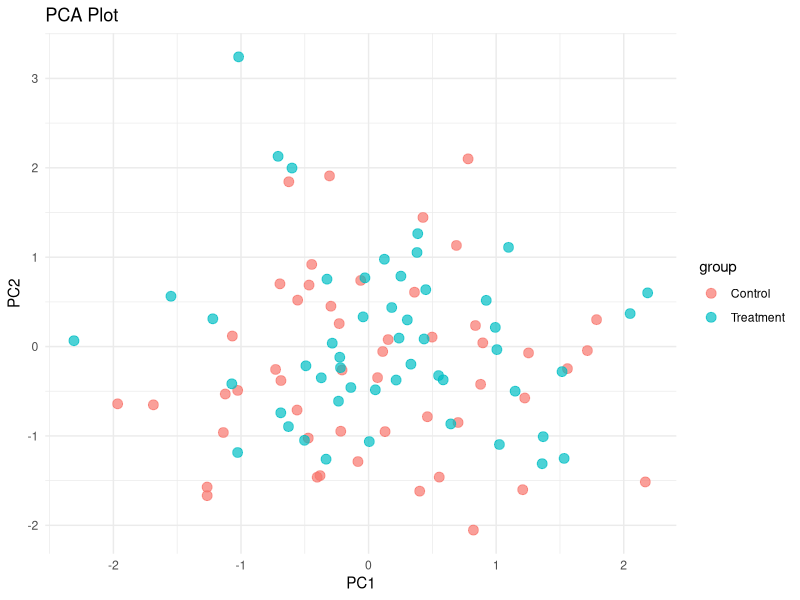
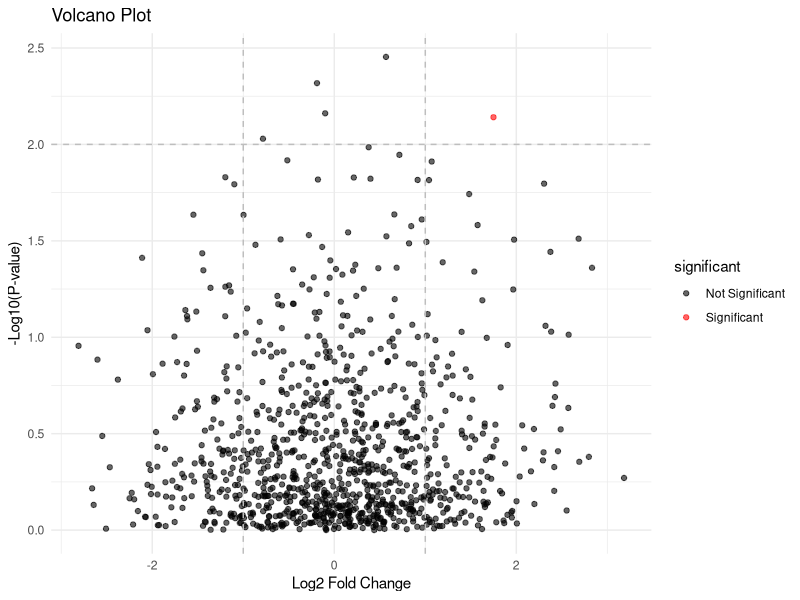
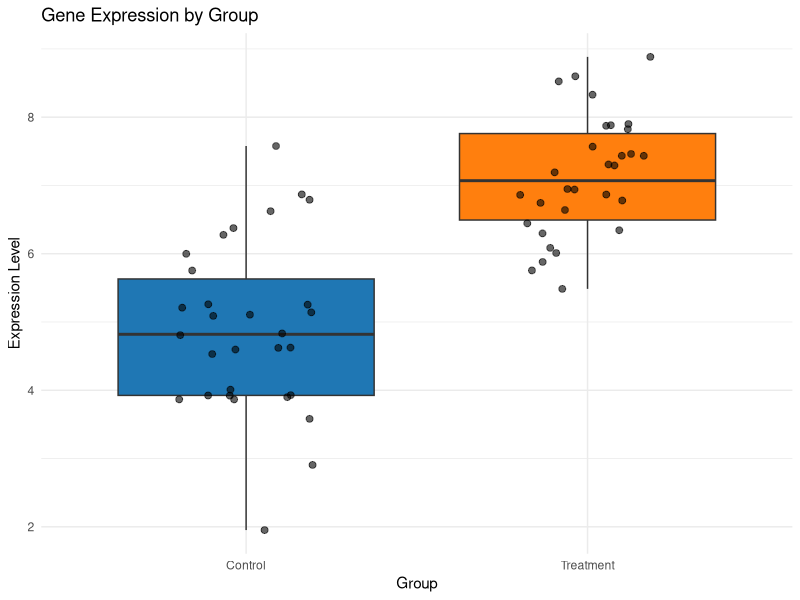
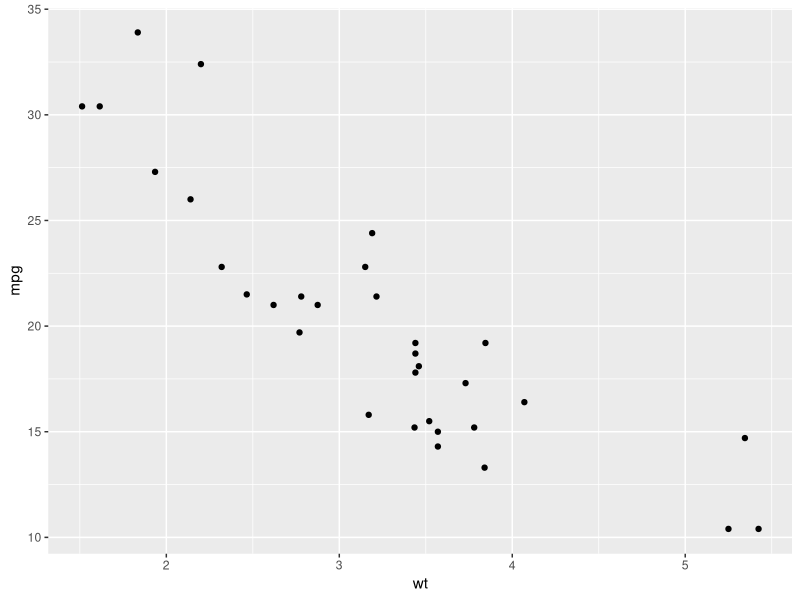
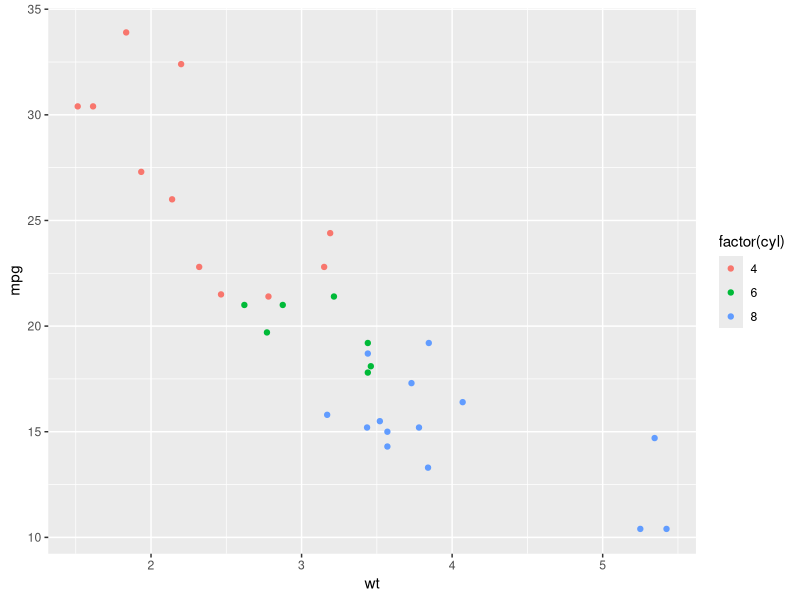
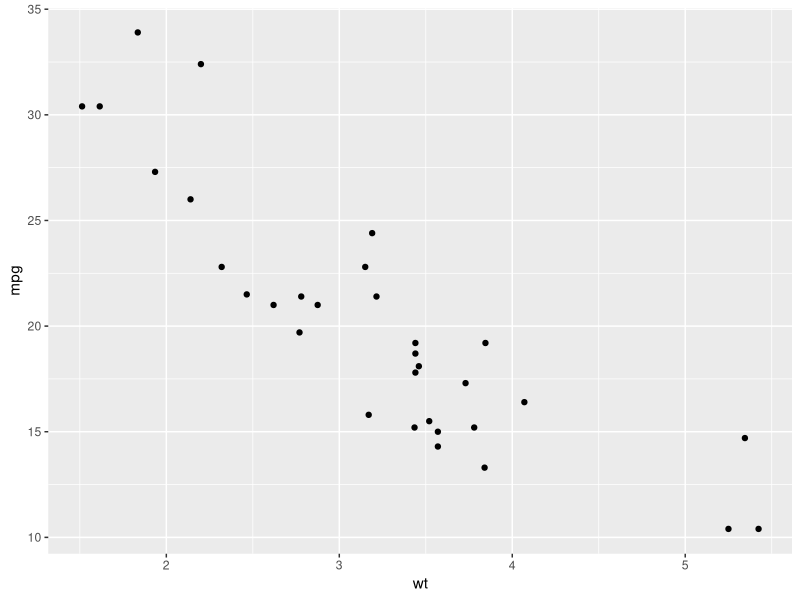
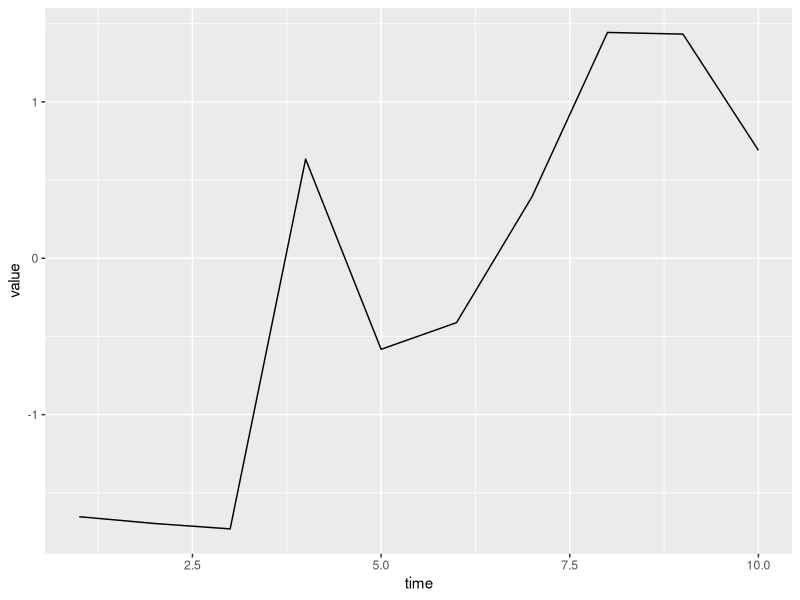
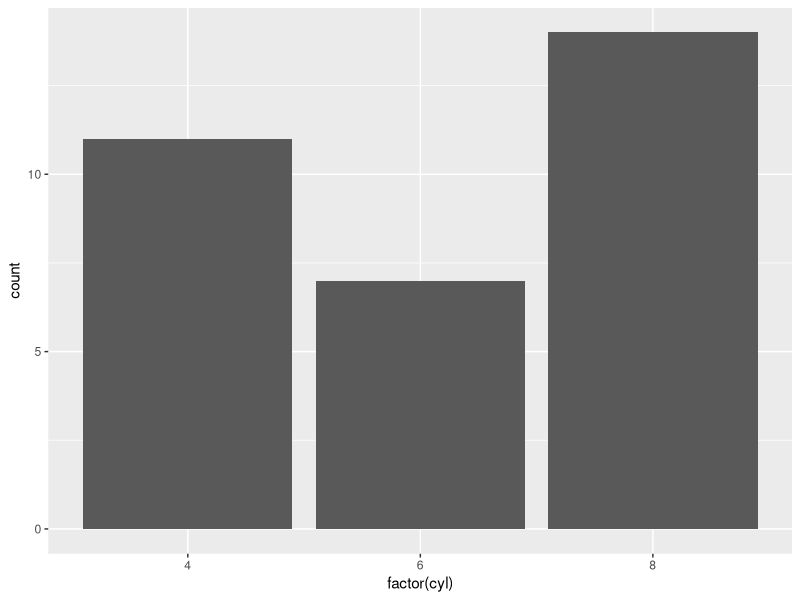

Write R code to recreate these figures, in order.
## ---- chunk 1

## ---- chunk 2
# Load required library
library(ggplot2)

# Create sample data similar to PCA results
set.seed(123)
pca_data <- data.frame(
  PC1 = rnorm(100),
  PC2 = rnorm(100),
  group = factor(rep(c("Control", "Treatment"), each = 50))
)

# Basic scatter plot
ggplot(pca_data, aes(x = PC1, y = PC2, color = group)) +
  geom_point(alpha = 0.7, size = 3) +
  labs(title = "PCA Plot", x = "PC1", y = "PC2") +
  theme_minimal()
## ---- chunk 3
# Create volcano plot data
volcano_data <- data.frame(
  log2FC = rnorm(1000, mean = 0, sd = 1),
  pvalue = runif(1000, min = 1e-10, max = 1)
)
volcano_data$neg_log10_pval <- -log10(volcano_data$pvalue)
volcano_data$significant <- ifelse(volcano_data$neg_log10_pval > 2 & abs(volcano_data$log2FC) > 1, "Significant", "Not Significant")

# Volcano plot
ggplot(volcano_data, aes(x = log2FC, y = neg_log10_pval, color = significant)) +
  geom_point(alpha = 0.6) +
  scale_color_manual(values = c("Significant" = "red", "Not Significant" = "black")) +
  labs(title = "Volcano Plot", x = "Log2 Fold Change", y = "-Log10(P-value)") +
  theme_minimal() +
  geom_vline(xintercept = c(-1, 1), linetype = "dashed", color = "gray") +
  geom_hline(yintercept = 2, linetype = "dashed", color = "gray")
## ---- chunk 4
# Gene expression data across groups
gene_expr <- data.frame(
  expression = c(rnorm(30, mean = 5), rnorm(30, mean = 7)),
  group = factor(rep(c("Control", "Treatment"), each = 30))
)

# Box plot with jitter points
ggplot(gene_expr, aes(x = group, y = expression, fill = group)) +
  geom_boxplot(outlier.shape = NA) +
  geom_jitter(width = 0.2, alpha = 0.6, size = 2) +
  scale_fill_manual(values = c("Control" = "#1f77b4", "Treatment" = "#ff7f0e")) +
  labs(title = "Gene Expression by Group", x = "Group", y = "Expression Level") +
  theme_minimal() +
  theme(legend.position = "none")
## ---- chunk 5
#| label: setup
#| include: false

# Load required libraries
library(ggplot2)
library(dplyr)
## ---- chunk 6
# Basic ggplot2 structure
# ggplot(data = <DATA>) +
#   <GEOM_FUNCTION>(
#     mapping = aes(<MAPPINGS>)
#   )
## ---- chunk 7
# Simple scatter plot
ggplot(data = mtcars) +
  geom_point(mapping = aes(x = wt, y = mpg))
## ---- chunk 8
# Scatter plot with color mapped to number of cylinders
ggplot(data = mtcars) +
  geom_point(mapping = aes(x = wt, y = mpg, color = factor(cyl)))
## ---- chunk 9
ggplot(mtcars, aes(x = wt, y = mpg)) +
  geom_point()
## ---- chunk 10
# Create time series data
time_data <- data.frame(
  time = 1:10,
  value = cumsum(rnorm(10))
)

ggplot(time_data, aes(x = time, y = value)) +
  geom_line()
## ---- chunk 11
# geom_bar counts occurrences
ggplot(mtcars, aes(x = factor(cyl))) +
  geom_bar()

# geom_col uses values as heights
bar_data <- data.frame(
  category = c("A", "B", "C"),
  value = c(10, 15, 7)
)

ggplot(bar_data, aes(x = category, y = value)) +
  geom_col()
## ---- chunk 12
ggplot(mtcars, aes(x = mpg)) +
  geom_histogram(bins = 10)
## ---- chunk 13
ggplot(mtcars, aes(x = factor(cyl), y = mpg)) +
  geom_boxplot()
## ---- chunk 14
ggplot(mtcars, aes(x = wt, y = mpg)) +
  geom_point() +
  geom_smooth(method = "lm", se = TRUE, color = "red")
## ---- chunk 15
ggplot(mtcars, aes(x = wt, y = mpg)) +
  geom_point() +
  facet_wrap(~ cyl)
## ---- chunk 16
ggplot(mtcars, aes(x = wt, y = mpg)) +
  geom_point() +
  facet_grid(vs ~ am)
## ---- chunk 17
ggplot(mtcars, aes(x = wt, y = mpg, color = hp)) +
  geom_point(size = 3) +
  scale_color_gradient(low = "blue", high = "red") +
  labs(
    title = "Fuel Efficiency vs Weight",
    subtitle = "Colored by Horsepower",
    x = "Weight (1000 lbs)",
    y = "Miles per Gallon",
    color = "Horsepower"
  )
## ---- chunk 18
# Using built-in themes
p <- ggplot(mtcars, aes(x = wt, y = mpg)) +
  geom_point()

# Different theme options
p + theme_bw()
## ---- chunk 19
# Custom theme
p + theme_minimal() +
  theme(
    plot.title = element_text(size = 16, face = "bold"),
    axis.title = element_text(size = 12),
    panel.grid.minor = element_blank()
  ) +
  labs(title = "Custom Styled Plot")
## ---- chunk 20
# Create sample data
set.seed(123)
sample_data <- data.frame(
  group = rep(c("Control", "Treatment"), each = 50),
  time = rep(1:10, times = 10),
  value = c(rnorm(50, mean = 5), rnorm(50, mean = 7)) + 
          rep(seq(0, 2, length.out = 10), times = 10)
)

# Create the plot
ggplot(sample_data, aes(x = time, y = value, color = group)) +
  geom_line(aes(group = interaction(group, rep(1:5, each = 10))), 
            alpha = 0.3) +
  geom_smooth(se = TRUE, method = "loess") +
  scale_color_manual(values = c("Control" = "gray50", "Treatment" = "steelblue")) +
  labs(
    title = "Treatment Effect Over Time",
    x = "Time (hours)",
    y = "Response Value",
    color = "Group"
  ) +
  theme_minimal() +
  theme(
    plot.title = element_text(hjust = 0.5, size = 14, face = "bold"),
    legend.position = "bottom"
  )
